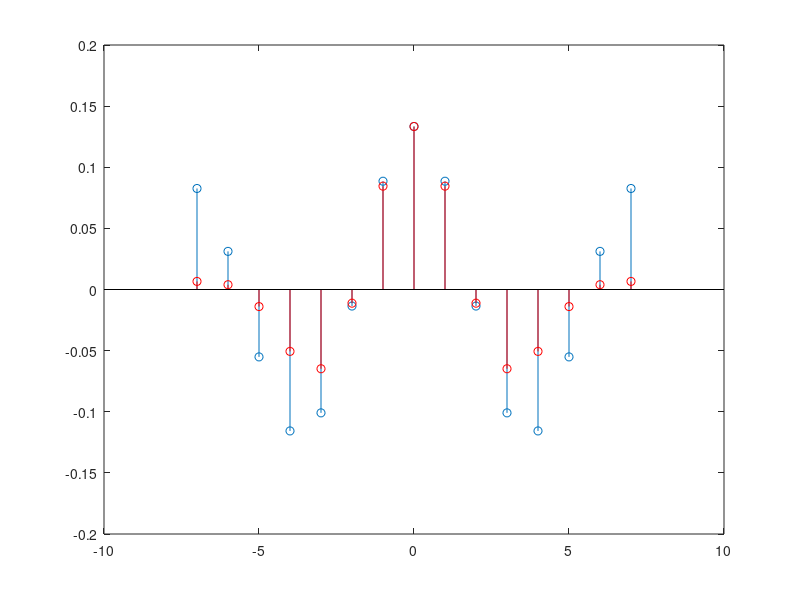

MATLAB code to generate this figure:
%% Test3
 clear all
 close all
 clc
%Zadanie 1
%Filtr pasmowoprzepustowy
N=7;
wgr1=pi/5;
wgr2=pi/3;

%czesc ujemna 
n=-N:(-1);
h_bp_u=(sin(wgr2*n)-sin(wgr1*n))./(pi*n);
%czesc zerowa
n=0;
h_bp_o=(wgr2-wgr1)/pi;
%czesc dodatnia
n=1:N;
h_bp_d=(sin(wgr2*n)-sin(wgr1*n))./(pi*n);

hbp=[h_bp_u, h_bp_o, h_bp_d];

stem(-N:N, hbp)
hold on
w=hamming(2*N+1);
hBPw=hbp'.*w;
stem(-N:N,hBPw,'r')
wynik=sum(hBPw(1:11))


n=[-7:7]
wg1 = pi/7;
H1 = abs(sum(hbp.*exp(-j*wg1*n)))


%Zadanie 2
format long
h = [1 -1 2 2];
n = 0:length(h)-1;
f=300;
fp=1200;
wg2 = 2*pi*f;
H2 = abs(sum(h.*exp(-j*wg2*n/fp)))
